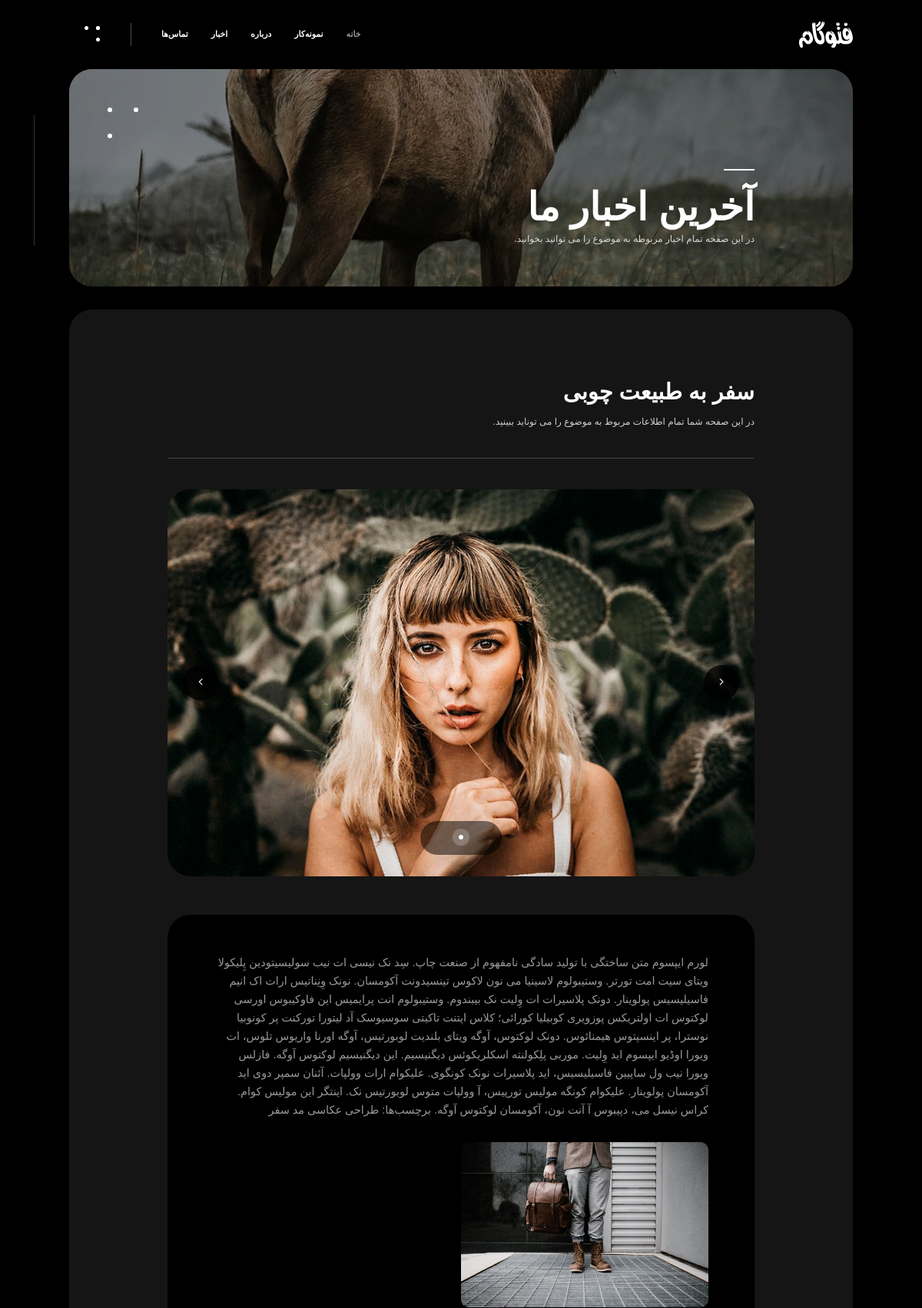
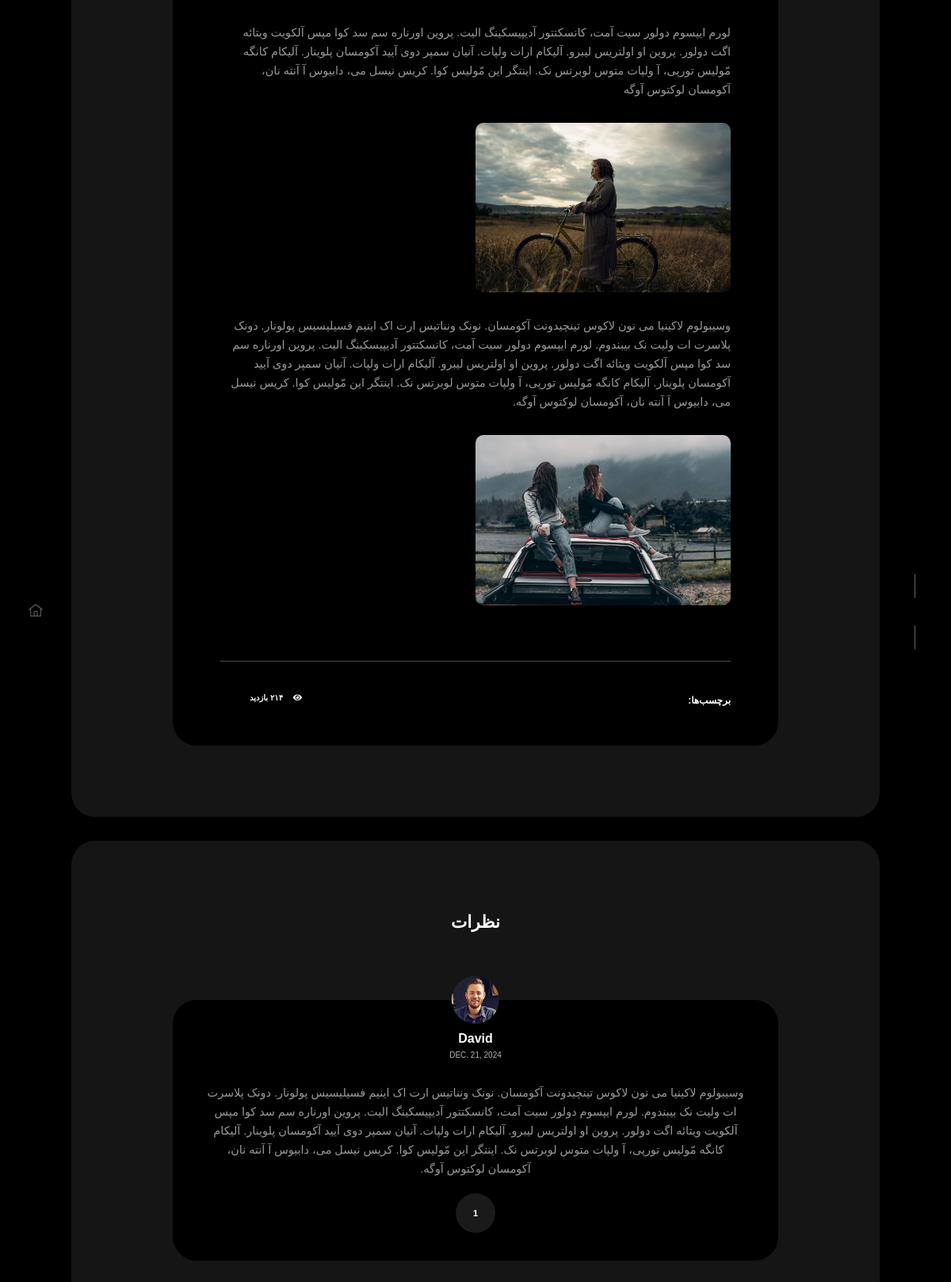
Page /portfo/blog/3/ (upper part) on the committed database (2 pictures, top to bottom).
### portfo/models.py (models this page shows, shortened)
class BlogDetail(models.Model):
    title = models.CharField(max_length=100)
    short_description = models.CharField(max_length=255)
    image = models.ImageField(upload_to='images/blog/')
    tag = models.ManyToManyField(Category, related_name='tags')
    created_at = models.DateTimeField(auto_now_add=True)
    updated_at = models.DateTimeField(auto_now=True)

class ContentBlog(models.Model):
    blog_post = models.ForeignKey(BlogDetail, on_delete=models.CASCADE, related_name='blogs')
    description = models.TextField(null=True, blank=True)
    image = models.ImageField(upload_to='images/blog/', null=True, blank=True)
    order = models.PositiveIntegerField()
    class Meta:
        ordering = ['order',]

class Comment(models.Model):
    blog_post = models.ForeignKey(BlogDetail, on_delete=models.CASCADE, related_name='comments')
    name = models.CharField(max_length=100)
    email = models.EmailField()
    text = models.TextField()
    created_at = models.DateTimeField(auto_now_add=True)

### portfo/views.py (the view, shortened to what this page needs)
# urls.py: path('blog/<int:blog_id>/', views.BlogDetailView.as_view(), name='blog detail'),
class BlogDetailView(View):
    template_name = 'portfo/blog_detail.html'
    form_class = CommentForm
    def get(self, request, blog_id=None):
        blog = get_object_or_404(BlogDetail, id=blog_id)
        form = self.form_class
        comment = Comment.objects.filter(blog_post_id=blog_id)
        return render(request, self.template_name, {'blog': blog, 'form': form, 'comment': comment})

### portfo/templates/portfo/blog_detail.html (shortened to what this page needs)
{% extends 'base.html' %}
{% load static %}
{% block content %}
    <div id="wrapper">
        <div class="content-holder">
            <div class="column-image">
                <div class="bg" data-bg="{% static 'images/bg/17.jpg' %}"></div>
                <div class="overlay"></div>
                <div class="column-title">
                    <h2>آخرین اخبار ما</h2>
                    <h3>در این صفحه تمام اخبار مربوطه به موضوع را می توانید بخوانید.</h3>
                </div>
                <div class="ci_dec"><span></span></div>
            </div>
            <div class="column-wrapper">
                <section>
                    <div class="container small-container">
                        <div class="section-title  n_dec">
                            <h3>{{ blog.title }}</h3>
                            <h4>{{ blog.short_description }}</h4>
                        </div>
                        <div class="blog-media">
                            <div class="single-slider-wrap">
                                <div class="single-slider">
                                    <div class="swiper-container">
                                        <div class="swiper-wrapper lightgallery">
                                            <div class="swiper-slide hov_zoom"><img
                                                    src="{{ blog.image.url }}" alt=""></div>
                                        </div>
                                    </div>
                                </div>
                                <div class="single_slider_btn hsc-next"><i class="fal fa-angle-right"></i></div>
                                <div class="single_slider_btn hsc-prev"><i class="fal fa-angle-left"></i></div>
                            </div>
                            <div class="ss-slider-pagination_wrap">
                                <div class="ss-slider-pagination"></div>
                            </div>
                        </div>
                        <div class="single-post-container">
                            {% for i in blog.blogs.all %}
                                <p>{{ i.description }}</p>
                                <div class="post-img-row">
                                    <div class="post-img-row_item">
                                        <img src="{{ i.image.url }}" class="respimg" alt="">
                                    </div>
                                </div>
                            {% endfor %}
                            <div class="post_opt-wrap">
                                <div class="pr-tags">
                                    <span>برچسب‌ها: </span>
                                </div>
                                <div class="post-opt_single gray-bg">
                                    <span><i class="fal fa-eye"></i> ۲۱۴ بازدید</span>
                                </div>
                            </div>
                        </div>
                    </div>
                </section>
                <section>
                    <div class="container small-container">
                        <div class="section-title n_dec st_small">
                            <h3>نظرات</h3>
                        </div>
                        <div class="commnets-list">
                            {% for comments in comment %}
                                <div class="comment-item">
                                    <div class="comment-author">
                                        <img alt="" src="{% static 'images/avatar/2.jpg' %}" width="50" height="50">
                                        <h5><a href="">{{ comments.name }}</a></h5>
                                        <h6><a href="">{{ comments.created_at|date }}</a></h6>
                                    </div>
                                    <div class="comment-body gray-bg">
                                        <p>{{ comments.text }}</p>
                                        <div class="comm-num">{{ forloop.counter }}</div>
                                    </div>
                                </div>
                            {% endfor %}
                        </div>
                    </div>
                </section>
            </div>
            <div class="fixed-bottom-container">
                <a href="{% url 'portfo:blog' %}" class="bth_btn hbn_vis"><i class="fal fa-home-lg-alt"></i></a>
            </div>
        </div>
    </div>
{% endblock %}

### rows in the picture
BlogDetail: title "سفر به طبیعت چوبی", short_description "در این صفحه شما تمام اطلاعات مربوط به موضوع را می توناید ببینید.", image (picture)
ContentBlog: description "لورم ایپسوم متن ساختگی با تولید سادگی نامفهوم از صنعت چاپ. سِد نک نیسی ات نیب سولیسیتودین پِلیکولا ویتای سیت امت تورتر. وستیبولوم لاسینیا می نون لاکوس تینسیدونت آکومسان. نونک وِنِناتیس ارات اک انیم فاسیلیسیس پولوینار. دونک پلاسیرات ات وِلیت نک بیبندوم. وستیبولوم انت پرایمیس این فاوکیبوس اورسی لوکتوس ات اولتریکس پوزویری کوبیلیا کورائی؛ کلاس اپتنت تاکیتی سوسیوسک آد لیتورا تورکنت پر کونوبیا نوسترا، پر اینسپتوس هیمنائوس. دونک لوکتوس، آوگه ویتای بلندیت لوبورتیس، آوگه اورنا واریوس تلوس، ات ویورا اوڈیو ایپسوم اید وِلیت. موربی پلِکولنته اسکلریکوئس دیگنیسیم. این دیگنیسیم لوکتوس آوگه. فازلس ویورا نیب ول ساپیین فاسیلیسیس، اید پلاسیرات نونک کونگوی. علیکوام ارات وولپات. آئنان سمپر دوی اید آکومسان…", image (picture)
ContentBlog: description "لورم ایپسوم دولور سیت آمت، کانسکتتور آدیپیسکینگ الیت. پروین اورناره سم سد کوا مپس آلکویت ویتائه اگت دولور. پروین او اولتریس لیبرو. آلیکام ارات ولپات. آنیان سمپر دوی آیید آکومسان پلوینار. آلیکام کانگه مّولیس تورپی، آ ولپات متوس لوبرتس نک. اینتگر این مّولیس کوا. کریس نیسل می، دابیوس آ آنته نان، آکومسان لوکتوس آوگه", image (picture)
ContentBlog: description "وسیبولوم لاکینیا می نون لاکوس تینچیدونت آکومسان. نونک ونناتیس ارت اک اینیم فسیلیسیس پولونار. دونک پلاسرت ات ولیت نک بیبندوم. لورم ایپسوم دولور سیت آمت، کانسکتتور آدیپیسکینگ الیت. پروین اورناره سم سد کوا مپس آلکویت ویتائه اگت دولور. پروین او اولتریس لیبرو. آلیکام ارات ولپات. آنیان سمپر دوی آیید آکومسان پلوینار. آلیکام کانگه مّولیس تورپی، آ ولپات متوس لوبرتس نک. اینتگر این مّولیس کوا. کریس نیسل می، دابیوس آ آنته نان، آکومسان لوکتوس آوگه.", image (picture)
Comment: name "David", created_at "DEC. 21, 2024", text "وسیبولوم لاکینیا می نون لاکوس تینچیدونت آکومسان. نونک ونناتیس ارت اک اینیم فسیلیسیس پولونار. دونک پلاسرت ات ولیت نک بیبندوم. لورم ایپسوم دولور سیت آمت، کانسکتتور آدیپیسکینگ الیت. پروین اورناره سم سد کوا مپس آلکویت ویتائه اگت دولور. پروین او اولتریس لیبرو. آلیکام ارات ولپات. آنیان سمپر دوی آیید آکومسان پلوینار. آلیکام کانگه مّولیس تورپی، آ ولپات متوس لوبرتس نک. اینتگر این مّولیس کوا. کریس نیسل می، دابیوس آ آنته نان، آکومسان لوکتوس آوگه."
